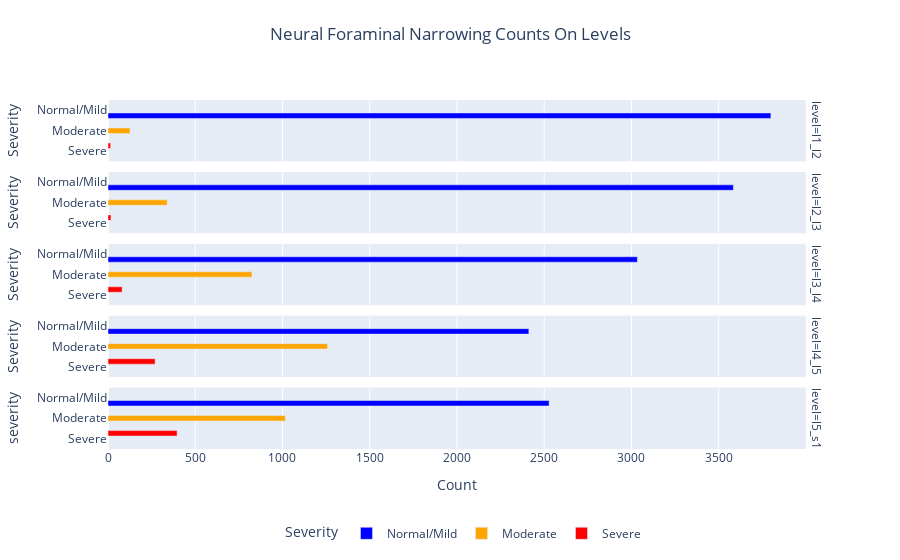

Notebook code cell kept with this figure:
### Code cell
visualize_counts(
    df=df_train_neural_foraminal_narrowing_counts, 
    disease_name='neural_foraminal_narrowing', 
    plotly_title='Neural Foraminal Narrowing Counts On Levels')

### Figure 1 — Plotly figure (JSON) as saved in the notebook; plotly's stock layout.template omitted (floating-point values rounded to 4 significant figures)
{"data": [{"alignmentgroup": "True", "hovertemplate": "Severity=%{y}<br>level=l1_l2<br>Count=%{x}<extra></extra>", "legendgroup": "Normal/Mild", "marker": {"color": "blue", "pattern": {"shape": ""}}, "name": "Normal/Mild", "offsetgroup": "Normal/Mild", "orientation": "h", "showlegend": true, "textposition": "auto", "type": "bar", "x": [3799], "xaxis": "x5", "y": ["Normal/Mild"], "yaxis": "y5"}, {"alignmentgroup": "True", "hovertemplate": "Severity=%{y}<br>level=l2_l3<br>Count=%{x}<extra></extra>", "legendgroup": "Normal/Mild", "marker": {"color": "blue", "pattern": {"shape": ""}}, "name": "Normal/Mild", "offsetgroup": "Normal/Mild", "orientation": "h", "showlegend": false, "textposition": "auto", "type": "bar", "x": [3584], "xaxis": "x4", "y": ["Normal/Mild"], "yaxis": "y4"}, {"alignmentgroup": "True", "hovertemplate": "Severity=%{y}<br>level=l3_l4<br>Count=%{x}<extra></extra>", "legendgroup": "Normal/Mild", "marker": {"color": "blue", "pattern": {"shape": ""}}, "name": "Normal/Mild", "offsetgroup": "Normal/Mild", "orientation": "h", "showlegend": false, "textposition": "auto", "type": "bar", "x": [3034], "xaxis": "x3", "y": ["Normal/Mild"], "yaxis": "y3"}, {"alignmentgroup": "True", "hovertemplate": "Severity=%{y}<br>level=l4_l5<br>Count=%{x}<extra></extra>", "legendgroup": "Normal/Mild", "marker": {"color": "blue", "pattern": {"shape": ""}}, "name": "Normal/Mild", "offsetgroup": "Normal/Mild", "orientation": "h", "showlegend": false, "textposition": "auto", "type": "bar", "x": [2412], "xaxis": "x2", "y": ["Normal/Mild"], "yaxis": "y2"}, {"alignmentgroup": "True", "hovertemplate": "Severity=%{y}<br>level=l5_s1<br>Count=%{x}<extra></extra>", "legendgroup": "Normal/Mild", "marker": {"color": "blue", "pattern": {"shape": ""}}, "name": "Normal/Mild", "offsetgroup": "Normal/Mild", "orientation": "h", "showlegend": false, "textposition": "auto", "type": "bar", "x": [2528], "xaxis": "x", "y": ["Normal/Mild"], "yaxis": "y"}, {"alignmentgroup": "True", "hovertemplate": "Severity=%{y}<br>level=l1_l2<br>Count=%{x}<extra></extra>", "legendgroup": "Moderate", "marker": {"color": "orange", "pattern": {"shape": ""}}, "name": "Moderate", "offsetgroup": "Moderate", "orientation": "h", "showlegend": true, "textposition": "auto", "type": "bar", "x": [126], "xaxis": "x5", "y": ["Moderate"], "yaxis": "y5"}, {"alignmentgroup": "True", "hovertemplate": "Severity=%{y}<br>level=l2_l3<br>Count=%{x}<extra></extra>", "legendgroup": "Moderate", "marker": {"color": "orange", "pattern": {"shape": ""}}, "name": "Moderate", "offsetgroup": "Moderate", "orientation": "h", "showlegend": false, "textposition": "auto", "type": "bar", "x": [339], "xaxis": "x4", "y": ["Moderate"], "yaxis": "y4"}, {"alignmentgroup": "True", "hovertemplate": "Severity=%{y}<br>level=l3_l4<br>Count=%{x}<extra></extra>", "legendgroup": "Moderate", "marker": {"color": "orange", "pattern": {"shape": ""}}, "name": "Moderate", "offsetgroup": "Moderate", "orientation": "h", "showlegend": false, "textposition": "auto", "type": "bar", "x": [825], "xaxis": "x3", "y": ["Moderate"], "yaxis": "y3"}, {"alignmentgroup": "True", "hovertemplate": "Severity=%{y}<br>level=l4_l5<br>Count=%{x}<extra></extra>", "legendgroup": "Moderate", "marker": {"color": "orange", "pattern": {"shape": ""}}, "name": "Moderate", "offsetgroup": "Moderate", "orientation": "h", "showlegend": false, "textposition": "auto", "type": "bar", "x": [1258], "xaxis": "x2", "y": ["Moderate"], "yaxis": "y2"}, {"alignmentgroup": "True", "hovertemplate": "Severity=%{y}<br>level=l5_s1<br>Count=%{x}<extra></extra>", "legendgroup": "Moderate", "marker": {"color": "orange", "pattern": {"shape": ""}}, "name": "Moderate", "offsetgroup": "Moderate", "orientation": "h", "showlegend": false, "textposition": "auto", "type": "bar", "x": [1016], "xaxis": "x", "y": ["Moderate"], "yaxis": "y"}, {"alignmentgroup": "True", "hovertemplate": "Severity=%{y}<br>level=l1_l2<br>Count=%{x}<extra></extra>", "legendgroup": "Severe", "marker": {"color": "red", "pattern": {"shape": ""}}, "name": "Severe", "offsetgroup": "Severe", "orientation": "h", "showlegend": true, "textposition": "auto", "type": "bar", "x": [15], "xaxis": "x5", "y": ["Severe"], "yaxis": "y5"}, {"alignmentgroup": "True", "hovertemplate": "Severity=%{y}<br>level=l2_l3<br>Count=%{x}<extra></extra>", "legendgroup": "Severe", "marker": {"color": "red", "pattern": {"shape": ""}}, "name": "Severe", "offsetgroup": "Severe", "orientation": "h", "showlegend": false, "textposition": "auto", "type": "bar", "x": [17], "xaxis": "x4", "y": ["Severe"], "yaxis": "y4"}, {"alignmentgroup": "True", "hovertemplate": "Severity=%{y}<br>level=l3_l4<br>Count=%{x}<extra></extra>", "legendgroup": "Severe", "marker": {"color": "red", "pattern": {"shape": ""}}, "name": "Severe", "offsetgroup": "Severe", "orientation": "h", "showlegend": false, "textposition": "auto", "type": "bar", "x": [81], "xaxis": "x3", "y": ["Severe"], "yaxis": "y3"}, {"alignmentgroup": "True", "hovertemplate": "Severity=%{y}<br>level=l4_l5<br>Count=%{x}<extra></extra>", "legendgroup": "Severe", "marker": {"color": "red", "pattern": {"shape": ""}}, "name": "Severe", "offsetgroup": "Severe", "orientation": "h", "showlegend": false, "textposition": "auto", "type": "bar", "x": [270], "xaxis": "x2", "y": ["Severe"], "yaxis": "y2"}, {"alignmentgroup": "True", "hovertemplate": "Severity=%{y}<br>level=l5_s1<br>Count=%{x}<extra></extra>", "legendgroup": "Severe", "marker": {"color": "red", "pattern": {"shape": ""}}, "name": "Severe", "offsetgroup": "Severe", "orientation": "h", "showlegend": false, "textposition": "auto", "type": "bar", "x": [396], "xaxis": "x", "y": ["Severe"], "yaxis": "y"}], "layout": {"annotations": [{"font": {}, "showarrow": false, "text": "level=l5_s1", "textangle": 90, "x": 0.98, "xanchor": "left", "xref": "paper", "y": 0.088, "yanchor": "middle", "yref": "paper"}, {"font": {}, "showarrow": false, "text": "level=l4_l5", "textangle": 90, "x": 0.98, "xanchor": "left", "xref": "paper", "y": 0.294, "yanchor": "middle", "yref": "paper"}, {"font": {}, "showarrow": false, "text": "level=l3_l4", "textangle": 90, "x": 0.98, "xanchor": "left", "xref": "paper", "y": 0.5, "yanchor": "middle", "yref": "paper"}, {"font": {}, "showarrow": false, "text": "level=l2_l3", "textangle": 90, "x": 0.98, "xanchor": "left", "xref": "paper", "y": 0.706, "yanchor": "middle", "yref": "paper"}, {"font": {}, "showarrow": false, "text": "level=l1_l2", "textangle": 90, "x": 0.98, "xanchor": "left", "xref": "paper", "y": 0.912, "yanchor": "middle", "yref": "paper"}], "autosize": true, "barmode": "group", "legend": {"orientation": "h", "title": {"text": "Severity"}, "tracegroupgap": 0, "x": 0.5, "xanchor": "center", "y": -0.2, "yanchor": "top"}, "title": {"pad": {"b": 20}, "text": "Neural Foraminal Narrowing Counts On Levels", "x": 0.5, "xanchor": "center", "y": 0.95, "yanchor": "top"}, "xaxis": {"anchor": "y", "autorange": true, "domain": [0, 0.98], "range": [0, 3999.0], "title": {"text": "Count"}, "type": "linear"}, "xaxis2": {"anchor": "y2", "autorange": true, "domain": [0, 0.98], "matches": "x", "range": [0, 3999.0], "showticklabels": false, "type": "linear"}, "xaxis3": {"anchor": "y3", "autorange": true, "domain": [0, 0.98], "matches": "x", "range": [0, 3999.0], "showticklabels": false, "type": "linear"}, "xaxis4": {"anchor": "y4", "autorange": true, "domain": [0, 0.98], "matches": "x", "range": [0, 3999.0], "showticklabels": false, "type": "linear"}, "xaxis5": {"anchor": "y5", "autorange": true, "domain": [0, 0.98], "matches": "x", "range": [0, 3999.0], "showticklabels": false, "type": "linear"}, "yaxis": {"anchor": "x", "autorange": true, "categoryarray": ["Severe", "Moderate", "Normal/Mild"], "categoryorder": "array", "domain": [0, 0.176], "range": [-0.5, 2.5], "title": {"text": "severity"}, "type": "category"}, "yaxis2": {"anchor": "x2", "autorange": true, "categoryarray": ["Severe", "Moderate", "Normal/Mild"], "categoryorder": "array", "domain": [0.206, 0.382], "matches": "y", "range": [-0.5, 2.5], "title": {"text": "Severity"}, "type": "category"}, "yaxis3": {"anchor": "x3", "autorange": true, "categoryarray": ["Severe", "Moderate", "Normal/Mild"], "categoryorder": "array", "domain": [0.412, 0.588], "matches": "y", "range": [-0.5, 2.5], "title": {"text": "Severity"}, "type": "category"}, "yaxis4": {"anchor": "x4", "autorange": true, "categoryarray": ["Severe", "Moderate", "Normal/Mild"], "categoryorder": "array", "domain": [0.618, 0.794], "matches": "y", "range": [-0.5, 2.5], "title": {"text": "Severity"}, "type": "category"}, "yaxis5": {"anchor": "x5", "autorange": true, "categoryarray": ["Severe", "Moderate", "Normal/Mild"], "categoryorder": "array", "domain": [0.824, 1], "matches": "y", "range": [-0.5, 2.5], "title": {"text": "Severity"}, "type": "category"}}}
